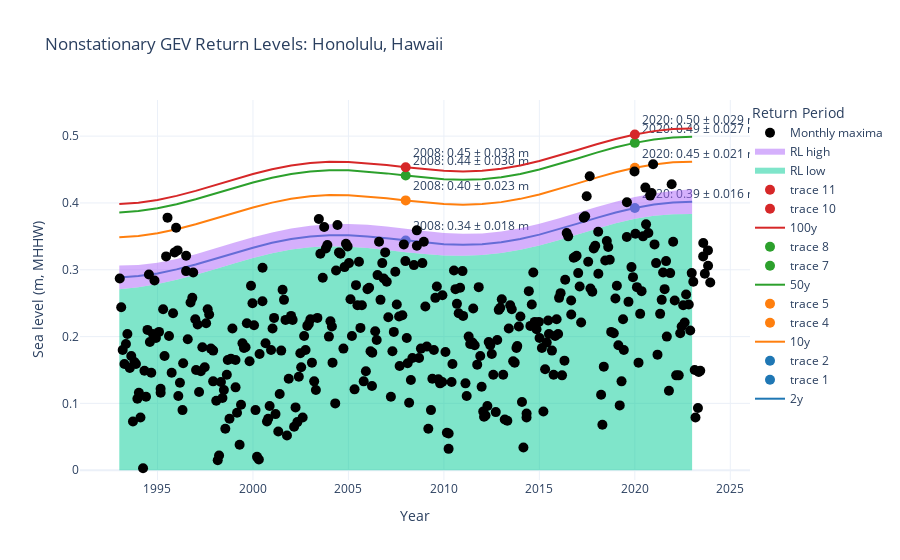

The notebook cell this image was saved under:
### Markdown cell above
```{glue:figure} TimeDependentReturnValue
:name: "TimeDependentReturnValue"
Time series of the nonstationary GEV-based extreme water level return values for {glue:text}`station_name`. The monthly maxima (+) are displayed spanning data from {glue:text}`year0` to 2023. The return levels (at 2, 10, 50, and 100 year levels) are shown in solid lines. The 95% Confidence Interval (shaded area) also varies in time, and is shown only for the 2 and 10 year return levels. Years 2008 and 2020 are highlighted on these curves to show the differences in values when taking seasonality, a long-term trend, and the 18.6 nodal-cycle into account. This particular best-fit model for {glue:text}`station_name` includes the {glue:text}`parameters_included`.
```
```{margin}
Caution: Confidence Intervals still getting tweaked!!
```

### Code cell
####INPROGRESS#####


import seaborn as sns
import matplotlib.colors as mcolors
import numpy as np
import plotly.graph_objects as go
import xarray as xr
import os

# Load the dataset
ds = xr.open_dataset(os.path.join(model_output_dir, ridString, 'RL_muN.nc'))
dsMHHW = ds - STNDtoMHHW
dsMHHW.attrs['units'] = 'm, MHHW'

# Get the first year
year0 = dsMHHW['Year'][0].item()

# Generate the Seaborn color palette and convert to hex
seaborn_palette = sns.color_palette()  # Adjust the palette as needed
cmap = [mcolors.to_hex(color) for color in seaborn_palette]

# Create Plotly figure
fig = go.Figure()

yearseval = [2008, 2020]

# Plot each return period
for i, rp in enumerate(dsMHHW['ReturnPeriod']):
    fig.add_trace(go.Scatter(
        x=dsMHHW['Year'].values,
        y=dsMHHW['ReturnLevel'][i].values,
        mode='lines',
        line=dict(color=cmap[i], width=2),
        name=f'{rp.values}y'
    ))
    for year in yearseval:
        yrval = dsMHHW['ReturnLevel'][i].sel(Year=year).values
        std = dsMHHW['RL_high'][i].sel(Year=year).values - yrval
        fig.add_trace(go.Scatter(
            x=[year],
            y=[yrval],
            mode='markers+text',
            marker=dict(color=cmap[i], size=10),
            text=[f'{year}: {yrval:.2f} ± {std:.3f} m'],
            textposition='top right'
        ))

# Add fill between traces using rgba for transparency
fig.add_trace(go.Scatter(
    x=dsMHHW['Year'].values,
    y=dsMHHW['RL_low'][0].values,
    mode='none',
    fill='tozeroy',
    # fillcolor=f'rgba{mcolors.to_rgba(cmap[0])[:3]}0.2',  # Using rgba for fillcolor
    # fillcolor = 'purple',
    # line=dict(color='rgba(255,255,255,0)'),
    name='RL low'
))
fig.add_trace(go.Scatter(
    x=dsMHHW['Year'].values,
    y=dsMHHW['RL_high'][0].values,
    mode='none',
    fill='tonexty',
    # fillcolor=f'rgba{mcolors.to_rgba(cmap[0])[:3]}0.2',  # Using rgba for fillcolor
    # line=dict(color='rgba(255,255,255,0)'),
    # line
    name='RL high'
))

# Assuming `mm` is defined
fig.add_trace(go.Scatter(
    x=mm['t'].values + year0,
    y=mm['monthly_max'].values - STNDtoMHHW,
    mode='markers',
    marker=dict(color='black', size=10),
    name='Monthly maxima'
))

# Layout configuration
fig.update_layout(
    title=f'Nonstationary GEV Return Levels: {station_name}',
    xaxis_title='Year',
    yaxis_title='Sea level (m, MHHW)',
    yaxis=dict(range=[meanmaxSL - 0.5 * rangemaxSL, meanmaxSL + 0.75 * rangemaxSL]),
    legend_title='Return Period',
    legend=dict(x=1, y=1),
    template='plotly_white'
)

# Save the figure
savename = f'TimeDependentReturnValue_{ridString}.png'
savedir = os.path.join(output_dir, savename)
# fig.write_image(savedir, scale=2)

# Optional: Display the figure
fig.show()

### Figure 1 — Plotly figure (JSON) as saved in the notebook; plotly's stock layout.template omitted (floating-point values rounded to 4 significant figures; data arrays with more than 128 entries replaced by an {"elided": "..."} marker saying what was removed)
{"data": [{"line": {"color": "#1f77b4", "width": 2}, "mode": "lines", "name": "2y", "type": "scatter", "x": [1993, 1994, 1995, 1996, 1997, 1998, 1999, 2000, 2001, 2002, 2003, 2004, 2005, 2006, 2007, 2008, 2009, 2010, 2011, 2012, 2013, 2014, 2015, 2016, 2017, 2018, 2019, 2020, 2021, 2022, 2023], "y": [0.2886, 0.2906, 0.2946, 0.3006, 0.308, 0.3163, 0.3249, 0.3331, 0.3403, 0.346, 0.3499, 0.3517, 0.3516, 0.3499, 0.3471, 0.3439, 0.3407, 0.3384, 0.3374, 0.3383, 0.3412, 0.346, 0.3526, 0.3605, 0.3691, 0.3777, 0.3857, 0.3925, 0.3976, 0.4007, 0.4018]}, {"marker": {"color": "#1f77b4", "size": 10}, "mode": "markers+text", "text": ["2008: 0.34 ± 0.018 m"], "textposition": "top right", "type": "scatter", "x": [2008], "y": [0.3439]}, {"marker": {"color": "#1f77b4", "size": 10}, "mode": "markers+text", "text": ["2020: 0.39 ± 0.016 m"], "textposition": "top right", "type": "scatter", "x": [2020], "y": [0.3925]}, {"line": {"color": "#ff7f0e", "width": 2}, "mode": "lines", "name": "10y", "type": "scatter", "x": [1993, 1994, 1995, 1996, 1997, 1998, 1999, 2000, 2001, 2002, 2003, 2004, 2005, 2006, 2007, 2008, 2009, 2010, 2011, 2012, 2013, 2014, 2015, 2016, 2017, 2018, 2019, 2020, 2021, 2022, 2023], "y": [0.3486, 0.3507, 0.3547, 0.3607, 0.3681, 0.3765, 0.3851, 0.3933, 0.4005, 0.4062, 0.41, 0.4118, 0.4117, 0.4099, 0.4071, 0.4038, 0.4007, 0.3984, 0.3974, 0.3983, 0.4013, 0.4062, 0.4128, 0.4207, 0.4293, 0.4379, 0.4459, 0.4527, 0.4577, 0.4608, 0.4619]}, {"marker": {"color": "#ff7f0e", "size": 10}, "mode": "markers+text", "text": ["2008: 0.40 ± 0.023 m"], "textposition": "top right", "type": "scatter", "x": [2008], "y": [0.4038]}, {"marker": {"color": "#ff7f0e", "size": 10}, "mode": "markers+text", "text": ["2020: 0.45 ± 0.021 m"], "textposition": "top right", "type": "scatter", "x": [2020], "y": [0.4527]}, {"line": {"color": "#2ca02c", "width": 2}, "mode": "lines", "name": "50y", "type": "scatter", "x": [1993, 1994, 1995, 1996, 1997, 1998, 1999, 2000, 2001, 2002, 2003, 2004, 2005, 2006, 2007, 2008, 2009, 2010, 2011, 2012, 2013, 2014, 2015, 2016, 2017, 2018, 2019, 2020, 2021, 2022, 2023], "y": [0.3858, 0.3879, 0.392, 0.3981, 0.4055, 0.4138, 0.4225, 0.4306, 0.4378, 0.4435, 0.4472, 0.449, 0.4489, 0.4471, 0.4443, 0.441, 0.4378, 0.4355, 0.4347, 0.4356, 0.4385, 0.4435, 0.4501, 0.4581, 0.4667, 0.4753, 0.4833, 0.49, 0.495, 0.498, 0.4991]}, {"marker": {"color": "#2ca02c", "size": 10}, "mode": "markers+text", "text": ["2008: 0.44 ± 0.030 m"], "textposition": "top right", "type": "scatter", "x": [2008], "y": [0.441]}, {"marker": {"color": "#2ca02c", "size": 10}, "mode": "markers+text", "text": ["2020: 0.49 ± 0.027 m"], "textposition": "top right", "type": "scatter", "x": [2020], "y": [0.49]}, {"line": {"color": "#d62728", "width": 2}, "mode": "lines", "name": "100y", "type": "scatter", "x": [1993, 1994, 1995, 1996, 1997, 1998, 1999, 2000, 2001, 2002, 2003, 2004, 2005, 2006, 2007, 2008, 2009, 2010, 2011, 2012, 2013, 2014, 2015, 2016, 2017, 2018, 2019, 2020, 2021, 2022, 2023], "y": [0.3984, 0.4005, 0.4046, 0.4106, 0.4181, 0.4264, 0.4351, 0.4432, 0.4504, 0.456, 0.4598, 0.4615, 0.4614, 0.4596, 0.4568, 0.4535, 0.4504, 0.4481, 0.4472, 0.4481, 0.4511, 0.456, 0.4627, 0.4706, 0.4793, 0.4879, 0.4958, 0.5025, 0.5075, 0.5106, 0.5116]}, {"marker": {"color": "#d62728", "size": 10}, "mode": "markers+text", "text": ["2008: 0.45 ± 0.033 m"], "textposition": "top right", "type": "scatter", "x": [2008], "y": [0.4535]}, {"marker": {"color": "#d62728", "size": 10}, "mode": "markers+text", "text": ["2020: 0.50 ± 0.029 m"], "textposition": "top right", "type": "scatter", "x": [2020], "y": [0.5025]}, {"fill": "tozeroy", "mode": "none", "name": "RL low", "type": "scatter", "x": [1993, 1994, 1995, 1996, 1997, 1998, 1999, 2000, 2001, 2002, 2003, 2004, 2005, 2006, 2007, 2008, 2009, 2010, 2011, 2012, 2013, 2014, 2015, 2016, 2017, 2018, 2019, 2020, 2021, 2022, 2023], "y": [0.2707, 0.2739, 0.2786, 0.285, 0.2925, 0.3008, 0.3094, 0.3176, 0.3248, 0.3303, 0.3338, 0.3352, 0.3346, 0.3326, 0.3295, 0.3263, 0.3234, 0.3215, 0.321, 0.3222, 0.3251, 0.33, 0.3364, 0.3442, 0.3528, 0.3615, 0.3695, 0.3762, 0.3809, 0.3832, 0.3833]}, {"fill": "tonexty", "mode": "none", "name": "RL high", "type": "scatter", "x": [1993, 1994, 1995, 1996, 1997, 1998, 1999, 2000, 2001, 2002, 2003, 2004, 2005, 2006, 2007, 2008, 2009, 2010, 2011, 2012, 2013, 2014, 2015, 2016, 2017, 2018, 2019, 2020, 2021, 2022, 2023], "y": [0.3064, 0.3073, 0.3105, 0.3161, 0.3234, 0.3317, 0.3404, 0.3486, 0.3559, 0.3618, 0.3659, 0.3682, 0.3686, 0.3673, 0.3647, 0.3614, 0.3579, 0.3552, 0.3539, 0.3544, 0.3572, 0.3621, 0.3688, 0.3768, 0.3854, 0.394, 0.4019, 0.4088, 0.4143, 0.4182, 0.4204]}, {"marker": {"color": "black", "size": 10}, "mode": "markers", "name": "Monthly maxima", "type": "scatter", "x": {"elided": "372 float values"}, "y": {"elided": "372 float values"}}], "layout": {"legend": {"title": {"text": "Return Period"}, "x": 1, "y": 1}, "title": {"text": "Nonstationary GEV Return Levels: Honolulu, Hawaii"}, "xaxis": {"title": {"text": "Year"}}, "yaxis": {"range": [-0.01464, 0.5541], "title": {"text": "Sea level (m, MHHW)"}}}}
